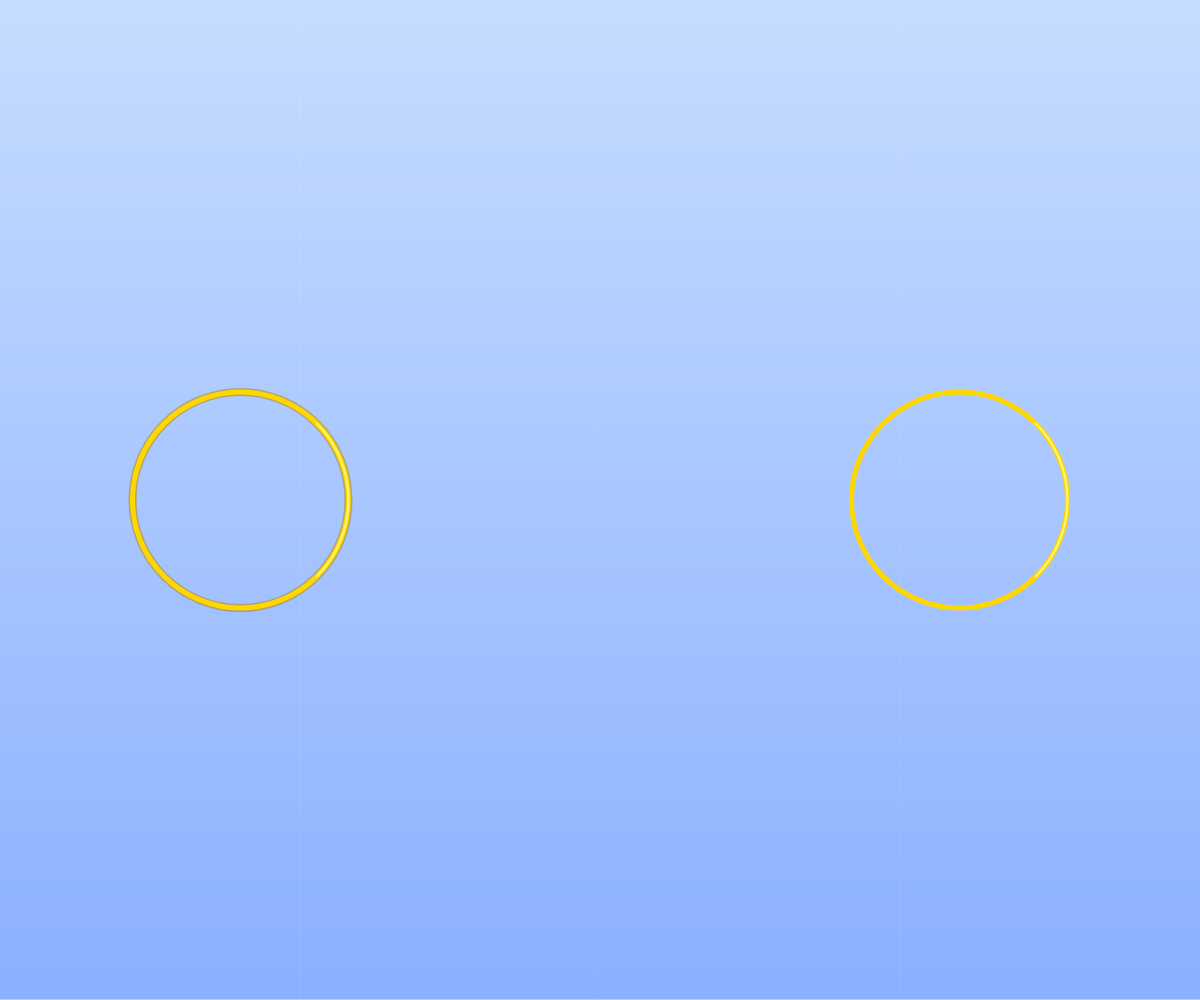
Frame 1 (no input)
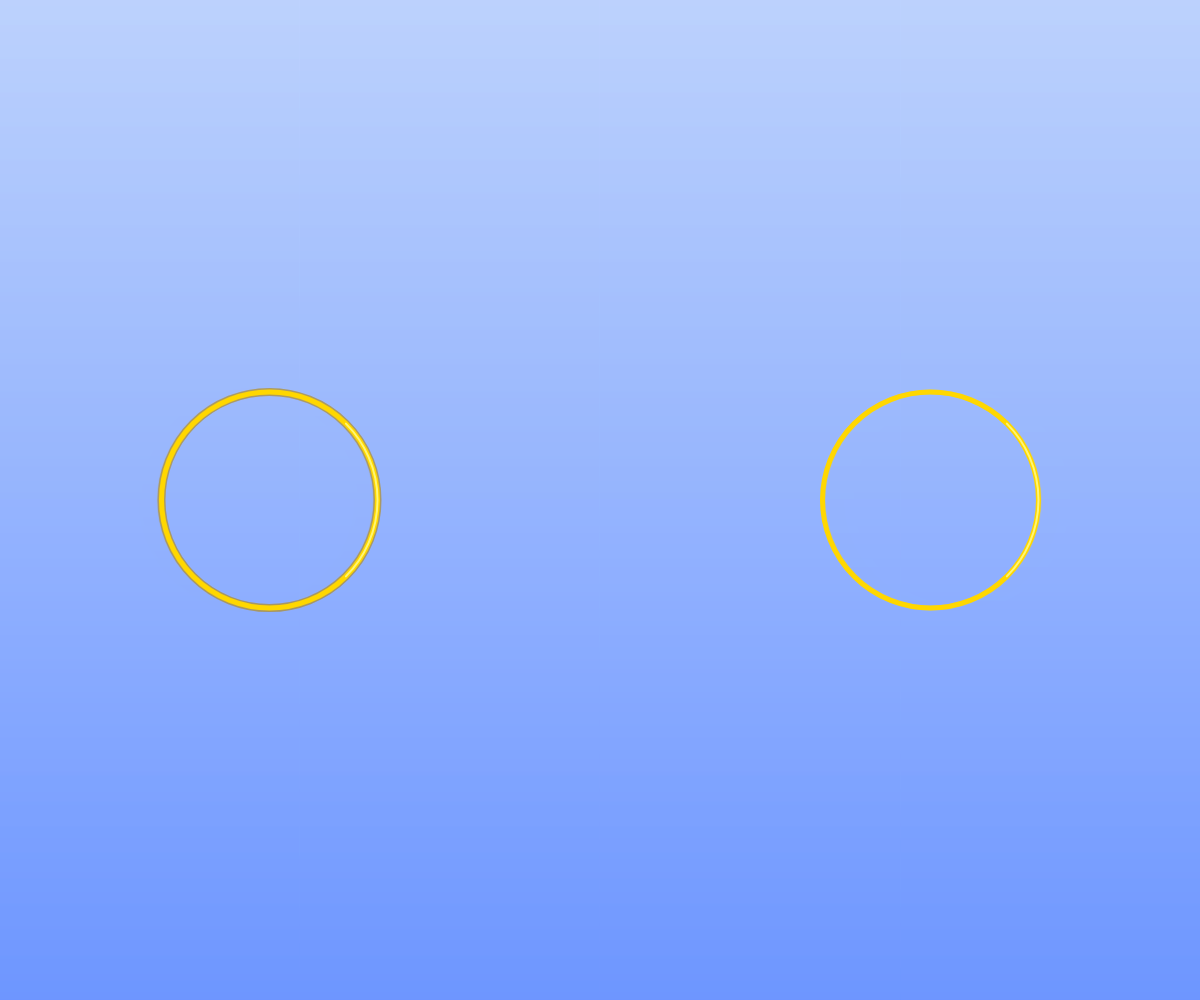
Frame 60 (no input)
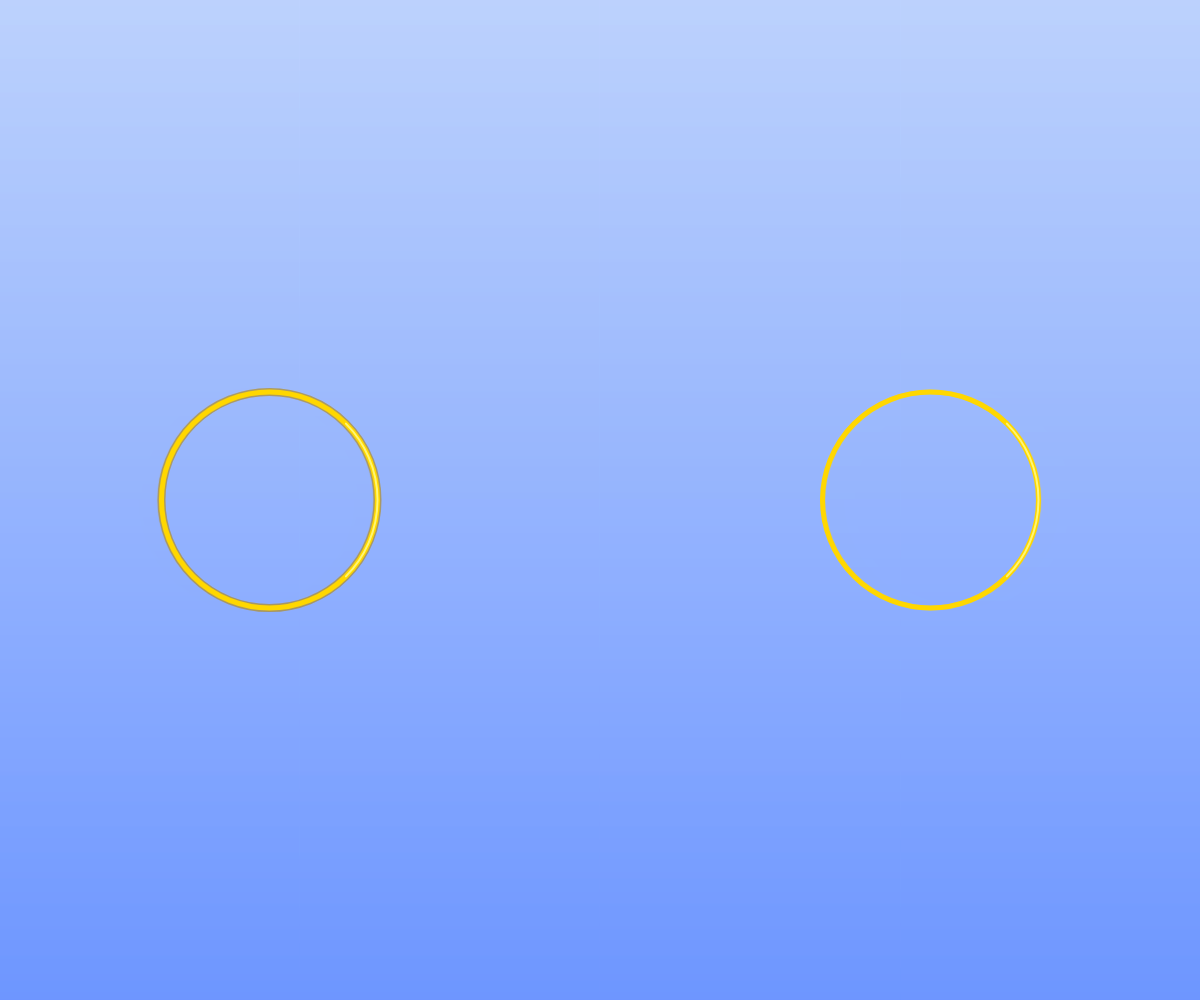
Frame 120 (the mouse pressed at the canvas centre since frame 60)

The p5.js sketch that drew these frames (run headless with seeded random() and noise() and a simulated clock; from frame 60 on, the mouse is pressed at the canvas centre):

// p5.js sketch
// ── sketch.js
let colorTop1, colorBottom1, colorTop2, colorBottom2;
let mixProgress = 0;
let fadeDuration = 600; // 10秒かけてゆっくり変化

let messageDisplayed = false;
let selectedMessage = "";
const messages = ["ゆっくり 春来る", "たおやかに", "香る"];

function setup() {
  createCanvas(windowWidth, windowHeight);
  // グラデーションの色設定
  colorTop1 = color(180, 210, 255);
  colorBottom1 = color(100, 150, 255);
  colorTop2 = color(255, 200, 220);
  colorBottom2 = color(200, 150, 255);
}

function draw() {
  // 進行度を更新
  if (mixProgress < 1) {
    mixProgress += 1 / fadeDuration;
  }

  let currentTop = lerpColor(colorTop1, colorTop2, mixProgress);
  let currentBottom = lerpColor(colorBottom1, colorBottom2, mixProgress);

  // 背景グラデーションを描画
  drawGradient(currentTop, currentBottom);

  // 指輪を描画（光の演出を含む）
  drawGoldenRings(mixProgress);

  // 10秒経ったらメッセージを表示
  if (mixProgress >= 1) {
    if (!messageDisplayed) {
      selectedMessage = random(messages);
      messageDisplayed = true;
    }
    displayMessage();
  }
}

// 金色の指輪を描く関数
function drawGoldenRings(progress) {
  push();
  let ringSize = width * 0.18;
  let centerX = width / 2;
  let centerY = height / 2;
  let offset = map(progress, 0, 1, width * 0.3, ringSize * 0.3);
  
  noFill();
  strokeWeight(8);
  
  // 左右の指輪を描画
  drawOneRing(centerX - offset, centerY, ringSize);
  drawOneRing(centerX + offset, centerY, ringSize);
  
  // キラキラした光の演出（sありの名前に統一）
  // 10回に1回、ゆったりと光を生成
  if (progress > 0.8 && frameCount % 10 === 0) { 
    drawSparkles(centerX, centerY, progress);
  }
  pop();
}

// ひとつの指輪を描く関数
function drawOneRing(x, y, size) {
  stroke(180, 140, 20, 150); // 影の色
  ellipse(x, y, size, size);
  stroke(255, 215, 0); // 金色
  strokeWeight(5);
  ellipse(x, y, size, size);
  stroke(255, 255, 150, 200); // ハイライト
  strokeWeight(2);
  arc(x, y, size, size, -PI/4, PI/4);
}

// 光の粒を描く関数
function drawSparkles(x, y, p) {
  let alpha = map(p, 0.8, 1, 0, 150);
  fill(255, 255, 200, alpha);
  noStroke();
  // 指の位置から少し散らす
  ellipse(x + random(-50, 50), y + random(-50, 50), random(2, 5));
}

// 背景のグラデーションを描く関数（これが無いとエラーになります）
function drawGradient(c1, c2) {
  for (let y = 0; y < height; y++) {
    let inter = map(y, 0, height, 0, 1);
    let c = lerpColor(c1, c2, inter);
    stroke(c);
    line(0, y, width, y);
  }
}

// メッセージを表示する関数
function displayMessage() {
  noStroke();
  fill(255, 255, 255, 200);
  textAlign(CENTER, CENTER);
  textSize(width * 0.04); // 半分以下の小さめのサイズ
  textFont('serif');
  text(selectedMessage, width / 2, height / 2 + height * 0.2);
}

// 画面サイズが変わった時の調整
function windowResized() {
  resizeCanvas(windowWidth, windowHeight);
}

// クリックで最初から再生
function mousePressed() {
  mixProgress = 0;
  messageDisplayed = false;
}
